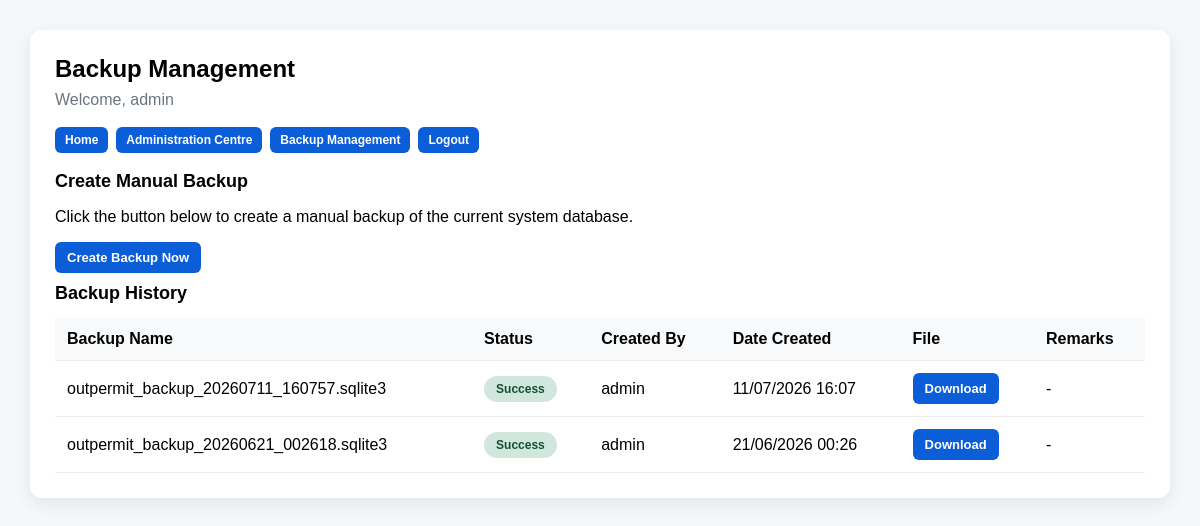
The app's page /system-admin/backups/ (signed in) with its own data.
### system_admin/models.py (models this page shows, shortened)
class BackupRecord(models.Model):
    BACKUP_STATUS = [
        ('SUCCESS', 'Success'),
        ('FAILED', 'Failed'),
    ]
    backup_name = models.CharField(max_length=255)
    backup_file = models.FileField(upload_to='system_backups/', blank=True, null=True)
    status = models.CharField(max_length=20, choices=BACKUP_STATUS, default='SUCCESS')
    remarks = models.TextField(blank=True, null=True)
    created_by = models.ForeignKey(
        User,
        on_delete=models.SET_NULL,
        null=True,
        blank=True
    )
    created_at = models.DateTimeField(auto_now_add=True)
    class Meta:
        ordering = ['-created_at']

### system_admin/views.py (the view)
# urls.py: path('backups/', views.backup_list, name='backup_list'),
@login_required
@user_passes_test(is_system_admin)
def backup_list(request):
    backups = BackupRecord.objects.all().order_by('-created_at')
    return render(request, 'system_admin/backups.html', {
        'backups': backups,
    })

### system_admin/views.py (called while the page is built)
def is_system_admin(user):
    return user.is_authenticated and user.is_superuser

### system_admin/templates/system_admin/backups.html (shortened to what this page needs)
{% extends "system_admin/system_admin_base.html" %}
{% block page_title %}Backup Management{% endblock %}
{% block active_menu %}
<a href="{% url 'system_admin:backup_list' %}">Backup Management</a>
{% endblock %}
{% block content %}
<div class="section-title">Create Manual Backup</div>
<p>
    Click the button below to create a manual backup of the current system database.
</p>
<a href="{% url 'system_admin:create_backup' %}" class="btn-link">
    Create Backup Now
</a>
<div class="section-title">Backup History</div>
<table>
    <tr>
        <th>Backup Name</th>
        <th>Status</th>
        <th>Created By</th>
        <th>Date Created</th>
        <th>File</th>
        <th>Remarks</th>
    </tr>
    {% for backup in backups %}
    <tr>
        <td>{{ backup.backup_name }}</td>
        <td>
            {% if backup.status == "SUCCESS" %}
                <span class="badge badge-approved">Success</span>
            {% else %}
                <span class="badge badge-rejected">Failed</span>
            {% endif %}
        </td>
        <td>{{ backup.created_by|default:"System" }}</td>
        <td>{{ backup.created_at|date:"d/m/Y H:i" }}</td>
        <td>
            {% if backup.backup_file %}
                <a href="{{ backup.backup_file.url }}" class="btn-link">Download</a>
            {% else %}
                -
            {% endif %}
        </td>
        <td>{{ backup.remarks|default:"-" }}</td>
    </tr>
    {% empty %}
    <tr>
        <td colspan="6">No backup records found.</td>
    </tr>
    {% endfor %}
</table>
{% endblock %}

### system_admin/templates/system_admin/system_admin_base.html (shortened to what this page needs)
<!DOCTYPE html>
<html>
<head>
</head>
<body>
    <div class="card">
        <h2>{% block page_title %}System Admin{% endblock %}</h2>
        <div class="subtitle">Welcome, {{ request.user.username }}</div>
        <div class="menu">
            <a href="{% url 'system_home' %}">Home</a>
            <a href="{% url 'admin_dashboard' %}">Administration Centre</a>
            {% block active_menu %}
            {% endblock %}
            <a href="{% url 'logout' %}">Logout</a>
        </div>
        {% block content %}
        {% endblock %}
    </div>
</body>
</html>

### system_admin/templates/system_admin/system_admin_base.html (style rules this page uses)
body { font-family: Arial, sans-serif; background: #f5f7fb; padding: 30px; margin: 0; }
.card { background: white; max-width: 1100px; margin: auto; padding: 25px; border-radius: 12px; box-shadow: 0 6px 18px rgba(0, 0, 0, 0.08); }
h2 { margin-top: 0; margin-bottom: 8px; }
.subtitle { color: #6c757d; margin-bottom: 18px; }
.menu { display: flex; flex-wrap: wrap; gap: 8px; margin-top: 10px; margin-bottom: 18px; }
.menu a { display: inline-block; padding: 6px 10px; background: #0b5ed7; color: white; text-decoration: none; border-radius: 6px; font-weight: 600; font-size: 12px; line-height: 1.2; white-space: nowrap; transition: transform 0.18s ease, box-shadow 0.18s ease, background 0.18s ease; }
.section-title { margin-top: 10px; margin-bottom: 14px; font-size: 18px; font-weight: 700; }
.btn-link, button { display: inline-block; padding: 8px 12px; background: #0b5ed7; color: white; text-decoration: none; border-radius: 6px; border: none; font-size: 13px; font-weight: 700; cursor: pointer; transition: transform 0.18s ease, box-shadow 0.18s ease; }
table { width: 100%; border-collapse: collapse; margin-top: 10px; }
th, td { padding: 12px; border-bottom: 1px solid #eee; text-align: left; }
th { background: #f8f9fa; }
.badge { display: inline-block; padding: 6px 12px; border-radius: 20px; font-weight: 700; font-size: 12px; }
.badge-approved { background: #d1e7dd; color: #0f5132; }

### records on screen
BackupRecord: backup_name "outpermit_backup_20260711_160757.sqlite3", status "Success", created_by "admin", created_at "11/07/2026 16:07", remarks "-"
BackupRecord: backup_name "outpermit_backup_20260621_002618.sqlite3", status "Success", created_by "admin", created_at "21/06/2026 00:26", remarks "-"

### other values on screen
{{ request.user.username }} "admin"
